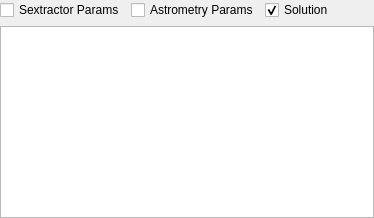
           <widget class="QWidget" name="resultsTableView">
            <attribute name="title">
             <string>Results Table</string>
            </attribute>
            <layout class="QGridLayout" name="gridLayout_7">
             <property name="leftMargin">
              <number>0</number>
             </property>
             <property name="topMargin">
              <number>0</number>
             </property>
             <property name="rightMargin">
              <number>0</number>
             </property>
             <property name="bottomMargin">
              <number>0</number>
             </property>
             <item row="4" column="0">
              <widget class="QTableWidget" name="resultsTable">
               <property name="editTriggers">
                <set>QAbstractItemView::NoEditTriggers</set>
               </property>
               <property name="dragDropOverwriteMode">
                <bool>false</bool>
               </property>
              </widget>
             </item>
             <item row="0" column="0">
              <layout class="QHBoxLayout" name="horizontalLayout_3">
               <property name="topMargin">
                <number>0</number>
               </property>
               <item>
                <widget class="QCheckBox" name="showSextractorParams">
                 <property name="text">
                  <string>Sextractor Params</string>
                 </property>
                 <property name="checked">
                  <bool>false</bool>
                 </property>
                </widget>
               </item>
               <item>
                <widget class="QCheckBox" name="showAstrometryParams">
                 <property name="text">
                  <string>Astrometry Params</string>
                 </property>
                 <property name="checked">
                  <bool>false</bool>
                 </property>
                </widget>
               </item>
               <item>
                <widget class="QCheckBox" name="showSolutionDetails">
                 <property name="text">
                  <string>Solution</string>
                 </property>
                 <property name="checked">
                  <bool>true</bool>
                 </property>
                </widget>
               </item>
               <item>
                <spacer name="horizontalSpacer">
                 <property name="orientation">
                  <enum>Qt::Horizontal</enum>
                 </property>
                 <property name="sizeHint" stdset="0">
                  <size>
                   <width>40</width>
                   <height>20</height>
                  </size>
                 </property>
                </spacer>
               </item>
              </layout>
             </item>
            </layout>
           </widget>
